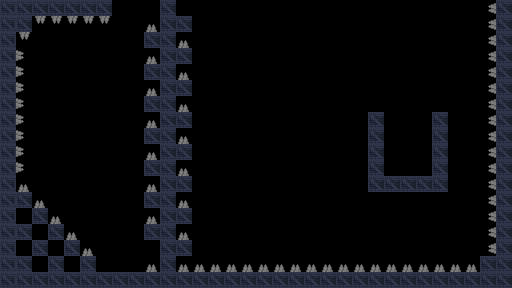

The image is a tile-based game level rendered from a .tmx file. Its description and complete source (layers, tilesets, objects, tile grids) follow:
An orthogonal 32x18 tile map with 16x16 px tiles, 2 tile layers (background, details), 2 tilesets and 31 objects (18x switch_1, 4x movable, 3x door_1, 2x gravity, spawn, ...).

<map version="1.5" tiledversion="1.7.2" orientation="orthogonal" renderorder="right-down" width="32" height="18" tilewidth="16" tileheight="16" infinite="0" nextlayerid="4" nextobjectid="75">
 <properties>
  <property name="history" value="&quot;Use the vessel dormant in our lands.&quot;" />
  <property name="title" value="Boundless faith" />
 </properties>
 <tileset firstgid="1" source="industrial.v2.tsx" />
 <tileset firstgid="1025" source="Dungeon Sprites.tsx" />
 <layer id="3" name="background" width="32" height="18">
  <data encoding="csv">
0,0,0,0,0,0,0,0,0,0,0,0,0,0,0,0,0,0,0,0,0,0,0,0,0,0,0,0,0,0,0,0,
0,0,0,0,0,0,0,0,0,0,0,0,0,0,0,0,0,0,0,0,0,0,0,0,0,0,0,0,0,0,0,0,
0,0,0,0,0,0,0,0,0,0,0,0,0,0,0,0,0,0,0,0,0,0,0,0,0,0,0,0,0,0,0,0,
0,0,0,0,0,0,0,0,0,0,0,0,0,0,0,0,0,0,0,0,0,0,0,0,0,0,0,0,0,0,0,0,
0,0,0,0,0,0,0,0,0,0,0,0,0,0,0,0,0,0,0,0,0,0,0,0,0,0,0,0,0,0,0,0,
0,0,0,0,0,0,0,0,0,0,0,0,0,0,0,0,0,0,0,0,0,0,0,0,0,0,0,0,0,0,0,0,
0,0,0,0,0,0,0,0,0,0,0,0,0,0,0,0,0,0,0,0,0,0,0,0,0,0,0,0,0,0,0,0,
0,0,0,0,0,0,0,0,0,0,0,0,0,0,0,0,0,0,0,0,0,0,0,0,0,0,0,0,0,0,0,0,
0,0,0,0,0,0,0,0,0,0,0,0,0,0,0,0,0,0,0,0,0,0,0,0,0,0,0,0,0,0,0,0,
0,0,0,0,0,0,0,0,0,0,0,0,0,0,0,0,0,0,0,0,0,0,0,0,0,0,0,0,0,0,0,0,
0,0,0,0,0,0,0,0,0,0,0,0,0,0,0,0,0,0,0,0,0,0,0,0,0,0,0,0,0,0,0,0,
0,0,0,0,0,0,0,0,0,0,0,0,0,0,0,0,0,0,0,0,0,0,0,0,0,0,0,0,0,0,0,0,
0,0,0,0,0,0,0,0,0,0,0,0,0,0,0,0,0,0,0,0,0,0,0,0,0,0,0,0,0,0,0,0,
0,0,0,0,0,0,0,0,0,0,0,0,0,0,0,0,0,0,0,0,0,0,0,0,0,0,0,0,0,0,0,0,
0,0,0,0,0,0,0,0,0,0,0,0,0,0,0,0,0,0,0,0,0,0,0,0,0,0,0,0,0,0,0,0,
0,0,0,0,0,0,0,0,0,0,0,0,0,0,0,0,0,0,0,0,0,0,0,0,0,0,0,0,0,0,0,0,
0,0,0,0,0,0,0,0,0,0,0,0,0,0,0,0,0,0,0,0,0,0,0,0,0,0,0,0,0,0,0,0,
0,0,0,0,0,0,0,0,0,0,0,0,0,0,0,0,0,0,0,0,0,0,0,0,0,0,0,0,0,0,0,0
</data>
 </layer>
 <layer id="1" name="details" width="32" height="18">
  <properties>
   <property name="physics" type="bool" value="true" />
  </properties>
  <data encoding="csv">
54,20,20,20,20,20,20,0,0,0,20,0,0,0,0,0,0,0,0,0,0,0,0,0,0,0,0,0,0,0,1610613892,20,
54,20,3221226628,3221226628,3221226628,3221226628,3221226628,0,0,1156,20,20,0,0,0,0,0,0,0,0,0,0,0,0,0,0,0,0,0,0,1610613892,20,
54,3221226628,0,0,0,0,0,0,0,20,20,1156,0,0,0,0,0,0,0,0,0,0,0,0,0,0,0,0,0,0,1610613892,20,
54,2684355716,0,0,0,0,0,0,0,1156,20,20,0,0,0,0,0,0,0,0,0,0,0,0,0,0,0,0,0,0,1610613892,20,
54,2684355716,0,0,0,0,0,0,0,20,20,1156,0,0,0,0,0,0,0,0,0,0,0,0,0,0,0,0,0,0,1610613892,20,
54,2684355716,0,0,0,0,0,0,0,1156,20,20,0,0,0,0,0,0,0,0,0,0,0,0,0,0,0,0,0,0,1610613892,20,
54,2684355716,0,0,0,0,0,0,0,20,20,1156,0,0,0,0,0,0,0,0,0,0,0,0,0,0,0,0,0,0,1610613892,20,
54,2684355716,0,0,0,0,0,0,0,1156,20,20,0,0,0,0,0,0,0,0,0,0,0,20,0,0,0,20,0,0,1610613892,20,
54,2684355716,0,0,0,0,0,0,0,20,20,1156,0,0,0,0,0,0,0,0,0,0,0,20,0,0,0,20,0,0,1610613892,20,
54,2684355716,0,0,0,0,0,0,0,1156,20,20,0,0,0,0,0,0,0,0,0,0,0,20,0,0,0,20,0,0,1610613892,20,
54,2684355716,0,0,0,0,0,0,0,20,20,1156,0,0,0,0,0,0,0,0,0,0,0,20,0,0,0,20,0,0,1610613892,20,
54,1156,0,0,0,0,0,0,0,1156,20,20,0,0,0,0,0,0,0,0,0,0,0,20,20,20,20,20,0,0,1610613892,20,
54,20,1156,0,0,0,0,0,0,20,20,1156,0,0,0,0,0,0,0,0,0,0,0,0,0,0,0,0,0,0,1610613892,20,
54,0,20,1156,0,0,0,0,0,1156,20,20,0,0,0,0,0,0,0,0,0,0,0,0,0,0,0,0,0,0,1610613892,20,
54,20,0,20,1156,0,0,0,0,20,20,1156,0,0,0,0,0,0,0,0,0,0,0,0,0,0,0,0,0,0,1610613892,20,
54,0,20,0,20,1156,0,0,0,0,20,20,0,0,0,0,0,0,0,0,0,0,0,0,0,0,0,0,0,0,1610613892,20,
54,20,0,20,0,20,0,0,0,1156,20,1156,1156,1156,1156,1156,1156,1156,1156,1156,1156,1156,1156,1156,1156,1156,1156,1156,1156,1156,20,20,
54,20,20,20,20,20,20,20,20,20,20,20,20,20,20,20,20,20,20,20,20,20,20,20,20,20,20,20,20,20,20,20
</data>
 </layer>
 <objectgroup id="2" name="objects">
  <object id="2" name="spawn" gid="513" x="76" y="132" width="16" height="16" />
  <object id="36" name="goal" gid="1158" x="400" y="152" width="16" height="16" />
  <object id="40" name="gravity" gid="526" x="96" y="64" width="16" height="16" />
  <object id="43" x="520" y="136" width="83" height="19">
   <text wrap="1" halign="center" valign="center">16 tiles</text>
  </object>
  <object id="46" name="gravity_constant" gid="330" x="300" y="52" width="16" height="16">
   <properties>
    <property name="constant" type="bool" value="true" />
   </properties>
  </object>
  <object id="47" name="movable" x="88" y="32">
   <polyline points="0,0 -52,96 40,228" />
  </object>
  <object id="48" name="movable" x="224" y="16">
   <polyline points="0,0 224,0" />
  </object>
  <object id="50" name="movable" x="232" y="208">
   <polyline points="0,0 220,0" />
  </object>
  <object id="51" name="gravity" gid="526" x="312" y="156" width="16" height="16" />
  <object id="52" name="movable" x="224" y="76">
   <polygon points="0,0 0,100 48,100" />
  </object>
  <object id="53" name="door_1" gid="138" x="384" y="128" width="16" height="16">
   <properties>
    <property name="horizontal" type="bool" value="true" />
   </properties>
  </object>
  <object id="54" name="door_1" gid="138" x="400" y="128" width="16" height="16">
   <properties>
    <property name="horizontal" type="bool" value="true" />
   </properties>
  </object>
  <object id="55" name="door_1" gid="138" x="416" y="128" width="16" height="16">
   <properties>
    <property name="horizontal" type="bool" value="true" />
   </properties>
  </object>
  <object id="57" name="switch_1" gid="262" x="192" y="-4" width="16" height="16" />
  <object id="58" name="switch_1" gid="262" x="208" y="-4" width="16" height="16" />
  <object id="59" name="switch_1" gid="262" x="224" y="-4" width="16" height="16" />
  <object id="60" name="switch_1" gid="262" x="240" y="-4" width="16" height="16" />
  <object id="61" name="switch_1" gid="262" x="256" y="-4" width="16" height="16" />
  <object id="62" name="switch_1" gid="262" x="272" y="-4" width="16" height="16" />
  <object id="63" name="switch_1" gid="262" x="288" y="-4" width="16" height="16" />
  <object id="64" name="switch_1" gid="262" x="304" y="-4" width="16" height="16" />
  <object id="65" name="switch_1" gid="262" x="320" y="-4" width="16" height="16" />
  <object id="66" name="switch_1" gid="262" x="336" y="-4" width="16" height="16" />
  <object id="67" name="switch_1" gid="262" x="352" y="-4" width="16" height="16" />
  <object id="68" name="switch_1" gid="262" x="368" y="-4" width="16" height="16" />
  <object id="69" name="switch_1" gid="262" x="384" y="-4" width="16" height="16" />
  <object id="70" name="switch_1" gid="262" x="400" y="-4" width="16" height="16" />
  <object id="71" name="switch_1" gid="262" x="416" y="-4" width="16" height="16" />
  <object id="72" name="switch_1" gid="262" x="432" y="-4" width="16" height="16" />
  <object id="73" name="switch_1" gid="262" x="448" y="-4" width="16" height="16" />
  <object id="74" name="switch_1" gid="262" x="464" y="-4" width="16" height="16" />
 </objectgroup>
</map>
